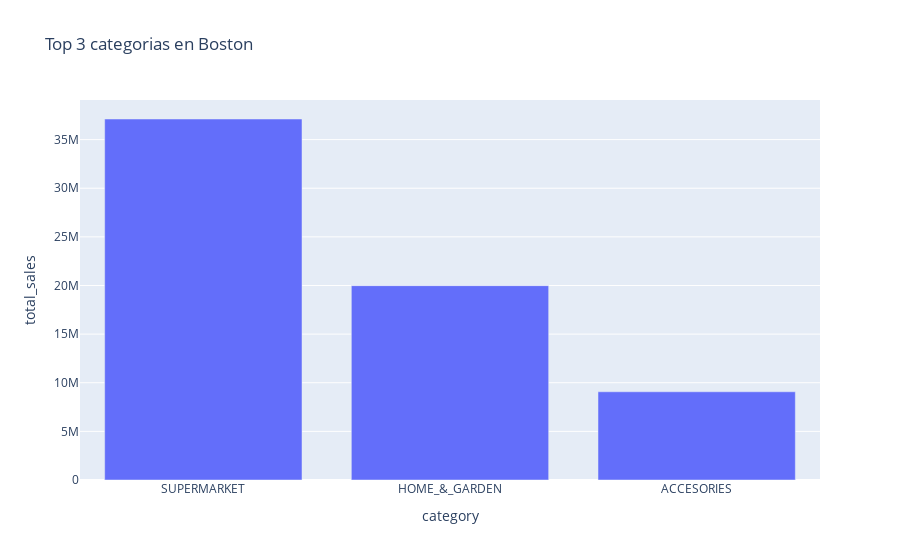
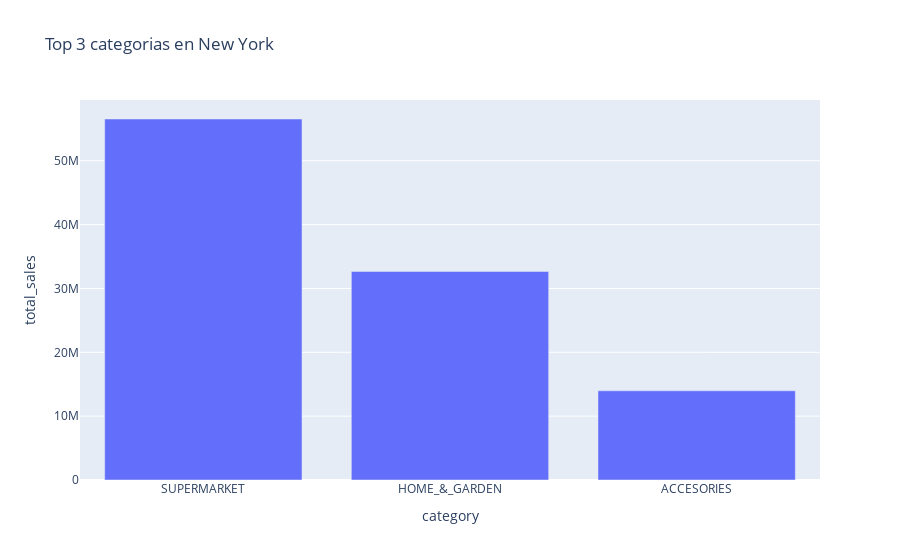

Notebook code for these charts, in order:
### Code cell
def plot_top10_items_by_region(df):
    df_grouped = df.groupby(['region', 'category']).sum('total_sales').reset_index()

    regions = df['region'].unique()

    for region in regions:
        df_region = df_grouped[df_grouped['region'] == region]

        # Ordena por ventas y toma los 10 productos principales
        df_top10 = df_region.nlargest(3, 'total_sales')

        fig = px.bar(df_top10, x='category', y='total_sales', title=f'Top 3 categorias en {region}')
        fig.show()

plot_top10_items_by_region(df)

### Figure 1 — Plotly figure (JSON) as saved in the notebook; plotly's stock layout.template omitted (floating-point values rounded to 4 significant figures)
{"data": [{"alignmentgroup": "True", "hovertemplate": "category=%{x}<br>total_sales=%{y}<extra></extra>", "legendgroup": "", "marker": {"color": "#636efa", "pattern": {"shape": ""}}, "name": "", "offsetgroup": "", "orientation": "v", "showlegend": false, "textposition": "auto", "type": "bar", "x": ["SUPERMARKET", "HOME_&_GARDEN", "ACCESORIES"], "xaxis": "x", "y": [37120000.0, 19980000.0, 9071000.0], "yaxis": "y"}], "layout": {"barmode": "relative", "legend": {"tracegroupgap": 0}, "title": {"text": "Top 3 categorias en Boston"}, "xaxis": {"anchor": "y", "domain": [0, 1], "title": {"text": "category"}}, "yaxis": {"anchor": "x", "domain": [0, 1], "title": {"text": "total_sales"}}}}

### Figure 2 — Plotly figure (JSON) as saved in the notebook; plotly's stock layout.template omitted (floating-point values rounded to 4 significant figures)
{"data": [{"alignmentgroup": "True", "hovertemplate": "category=%{x}<br>total_sales=%{y}<extra></extra>", "legendgroup": "", "marker": {"color": "#636efa", "pattern": {"shape": ""}}, "name": "", "offsetgroup": "", "orientation": "v", "showlegend": false, "textposition": "auto", "type": "bar", "x": ["SUPERMARKET", "HOME_&_GARDEN", "ACCESORIES"], "xaxis": "x", "y": [56540000.0, 32660000.0, 13970000.0], "yaxis": "y"}], "layout": {"barmode": "relative", "legend": {"tracegroupgap": 0}, "title": {"text": "Top 3 categorias en New York"}, "xaxis": {"anchor": "y", "domain": [0, 1], "title": {"text": "category"}}, "yaxis": {"anchor": "x", "domain": [0, 1], "title": {"text": "total_sales"}}}}
